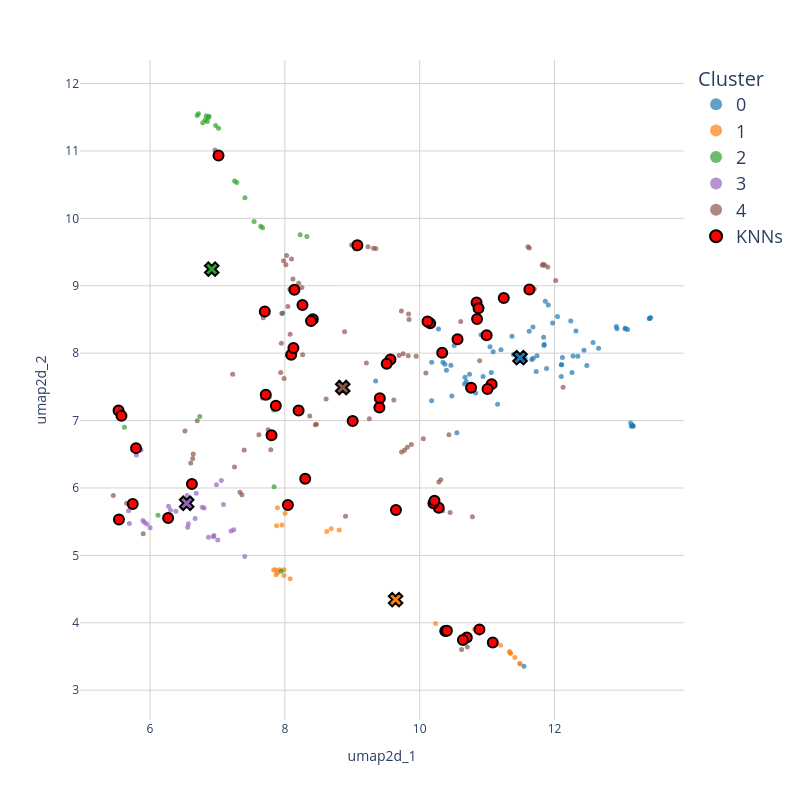

This figure's notebook cell:
### Code cell
# UMAP 2D

# Calcular centroides de cada cluster
centroids = df.groupby(clustering_method)[['umap2d_1', 'umap2d_2']].mean().reset_index()

custom_colors = [
    "#1f77b4", "#ff7f0e", "#2ca02c", "#9467bd", 
    "#8c564b", "#e377c2", "#7f7f7f", "#bcbd22", "#17becf", "#f6a828"
]

custom_colors = custom_colors[:len(clusters)]

# Crear gráfico de dispersión interactivo
fig = px.scatter(
    df, 
    x='umap2d_1',
    y='umap2d_2',
    size=None,
    color=clustering_method,
    color_discrete_sequence=custom_colors,
    hover_data=[clustering_method, 'title'],
    hover_name='title',
    opacity=0.7,
    category_orders={clustering_method: clusters}
)

# Fondo blanco, grilla visible y ejes definidos
fig.update_layout(
    plot_bgcolor='white',
    paper_bgcolor='white',
    xaxis=dict(
        title='umap2d_1',
        showgrid=True,
        gridcolor='lightgray',
        gridwidth=1,
        zeroline=False,
        scaleanchor="y"
    ),
    yaxis=dict(
        title='umap2d_2',
        showgrid=True,
        gridcolor='lightgray',
        gridwidth=1,
        zeroline=False,
        scaleanchor="x"
    ),
    width=800,
    height=800,
    legend_title_text='Cluster',
    legend_title_font_size=20,  # Tamaño más grande para el título de la leyenda
    legend_font_size=18,        # Tamaño más grande para el texto de la leyenda
    legend_tracegroupgap=10,    # Espaciado entre grupos de leyenda
    legend_traceorder='normal', # Orden normal de leyenda
    legend_itemwidth=30,        # Ancho de los elementos de la leyenda
    legend_itemsizing='constant' # Mantener el tamaño de los símbolos constante
)

# Personalizar el formato del tooltip
fig.update_traces(
    marker=dict(size=5),
    hovertemplate="<b>Title:</b> %{hovertext}<br>" +
                  "<b>Cluster:</b> %{customdata[0]}<br>" +
                  "<b>X:</b> %{x}<br>" +
                  "<b>Y:</b> %{y}<br>" +
                  "<extra></extra>"
)

# Agregar puntos resaltados (KNNs) en rojo
fig.add_scatter(
    x=df.loc[knn_idxs[0], 'umap2d_1'],
    y=df.loc[knn_idxs[0], 'umap2d_2'],
    mode='markers',
    marker=dict(color='red', size=10, line=dict(color='black', width=2)),
    name='KNNs',
    showlegend=True,
    customdata=df.loc[knn_idxs[0], [clustering_method]],
    hovertext=df.loc[knn_idxs[0], 'title'],
    hovertemplate="<b>Title:</b> %{hovertext}<br>" +
                  "<b>Cluster:</b> %{customdata[0]}<br>" +
                  "<b>X:</b> %{x}<br>" +
                  "<b>Y:</b> %{y}<br>" +
                  "<extra></extra>"
)

# Asociar colores a cada cluster
cluster_colors = dict(zip(df[clustering_method].cat.categories, custom_colors))

# Agregar centroides con los colores correspondientes
for cluster in centroids[clustering_method]:
    centroid = centroids[centroids[clustering_method] == cluster]
    fig.add_scatter(
        x=centroid['umap2d_1'],
        y=centroid['umap2d_2'],
        mode='markers',
        marker=dict(color=cluster_colors[cluster], size=12, symbol='x', line=dict(color='black', width=2)),
        name=f'Centroid {cluster}',
        showlegend=False
    )

# Guardar gráfico como PDF
fig.write_image("../data/output/UMAP.pdf")

# Mostrar gráfico
fig.show()
